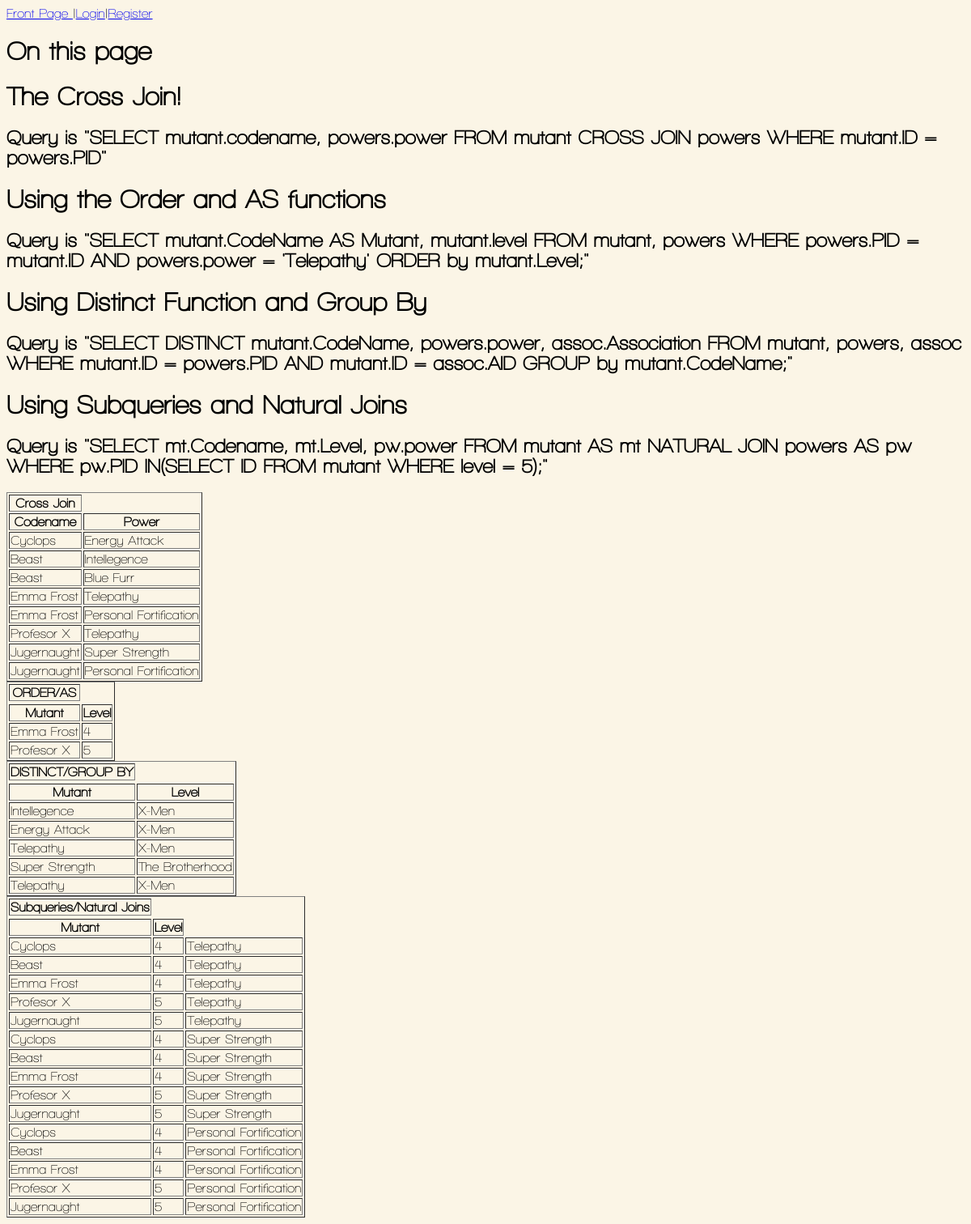
The app's page /mysqlfu.php with its own data.
### tables this page shows
CREATE TABLE `Mutant` (
  `ID` int(15) NOT NULL auto_increment,
  `CodeName` varchar(35) NOT NULL default '',
  `BirthName` varchar(35) NOT NULL default '',
  `Level` int(5) NOT NULL default '0',
  `Address` varchar(40) NOT NULL default '',
  `BossID` int(15) NOT NULL default '0',
  PRIMARY KEY  (`ID`)
);

CREATE TABLE `Powers`(
	PID int(3) NOT NULL,
	Power varchar(35) NOT NULL
);

### mysqlfu.php (the view)
<html>
<?
include 'header.php';
echo "<h1>On this page</h1>";
echo "<h1>The Cross Join!</h1>";
echo "<h2>Query is \"SELECT mutant.codename, powers.power FROM mutant CROSS JOIN powers WHERE mutant.ID = powers.PID\"</h2>";
echo "<h1>Using the Order and AS functions</h1>";
echo "<h2>Query is \"SELECT mutant.CodeName AS Mutant, mutant.level FROM mutant, powers WHERE powers.PID = mutant.ID AND powers.power = 'Telepathy' ORDER by mutant.Level;\"</h2>";
echo "<h1>Using Distinct Function and Group By </h1>";
echo "<h2>Query is \"SELECT DISTINCT mutant.CodeName, powers.power, assoc.Association FROM mutant, powers, assoc WHERE mutant.ID = powers.PID AND mutant.ID = assoc.AID GROUP by mutant.CodeName;\"</h2>";
echo "<h1>Using Subqueries and Natural Joins</h1>";
echo "<h2>Query is \"SELECT mt.Codename, mt.Level, pw.power FROM mutant AS mt NATURAL JOIN powers AS pw WHERE pw.PID IN(SELECT ID FROM mutant WHERE level = 5);\"</h2>";
$query = "SELECT mutant.codename, powers.power FROM mutant CROSS JOIN powers WHERE mutant.ID = powers.PID";
$result = mysql_query($query,$con) or die('</br>Could grab into table '.mysql_error());
echo "<table border='1'>";
echo "<tr><th>Cross Join</th></tr>";
echo "<tr><th>Codename</th><th>Power</th></tr>";
while($row = mysql_fetch_array($result)){
echo "<tr><td>";
echo $row['codename'];
echo "</td><td>";
echo $row['power'];
echo "</td></tr>";
}
$query = "SELECT mutant.CodeName AS Mutant, mutant.level FROM mutant, powers WHERE powers.PID = mutant.ID AND powers.power = 'Telepathy' ORDER by mutant.Level;";
$result = mysql_query($query,$con) or  die('</br>Could grab into table '.mysql_error());
echo "<table border='1'>";
echo "<tr><th>ORDER/AS</th><tr>";
echo "<tr><th>Mutant</th><th>Level</th></tr>";
while($row = mysql_fetch_array($result)){
echo "<tr><td>";
echo $row['Mutant'];
echo "</td><td>";
echo $row['level'];
echo "</td></tr>";
}
$query = "SELECT DISTINCT mutant.CodeName, powers.power, assoc.Association FROM mutant, powers, assoc WHERE mutant.ID = powers.PID AND mutant.ID = assoc.AID GROUP by mutant.CodeName;";
$result = mysql_query($query,$con) or  die('</br>Could grab into table '.mysql_error());
echo "<table border='1'>";
echo "<tr><th>DISTINCT/GROUP BY</th><tr>";
echo "<tr><th>Mutant</th><th>Level</th></tr>";
while($row = mysql_fetch_array($result)){
echo "<tr><td>";
echo $row['power'];
echo "</td><td>";
echo $row['Association'];
echo "</td></tr>";
}
$query = "SELECT mt.Codename, mt.Level, pw.power FROM mutant AS mt NATURAL JOIN powers AS pw WHERE pw.PID IN(SELECT ID FROM mutant WHERE level = 5);";
$result = mysql_query($query,$con) or  die('</br>Could grab into table '.mysql_error());
echo "<table border='1'>";
echo "<tr><th>Subqueries/Natural Joins</th><tr>";
echo "<tr><th>Mutant</th><th>Level</th></tr>";
while($row = mysql_fetch_array($result)){
echo "<tr><td>";
echo $row['Codename'];
echo "</td><td>";
echo $row['Level'];
echo "</td><td>";
echo $row['power'];
echo "</td></tr>";
}
?>
</html>

### header.php (shortened to what this page needs)
<html>
<?php
	if(isset($_SESSION['firstname'])){
		echo "<a href=\"MutantRegistry.php\">Front Page </a>|";
		echo "<a href=\"user_list.php\">View User List</a>|";
		echo "<a href=\"addMutant.php\">Add Mutant</a>|";
		echo "<a href=\"viewMutants.php\">View Mutants</a>|";
		echo "<a href=\"addColl.php\">Add Collaborator</a>|";
		echo "<a href=\"viewColl.php\">View Collborator</a>|";
		echo "<a href=\"searchCollaborator.php\">Search Collaborator</a>|";
		echo "<a href=\"searchMutant.php\">Search Mutants</a>|";
		echo "<a href=\"mysqlfu.php\">mysqlfu</a>|";
		echo "<a href=\"logout.php\">Logout</a>";
	}
	else{
		echo "<a href=\"MutantRegistry.php\">Front Page </a>|";
		echo "<a href=\"login.php\">Login</a>|";
		echo "<a href=\"register.php\">Register</a>";
	}
?>
<link rel="stylesheet" type="text/css" href="CSS/style.css"/>
</html>

### CSS/style.css (style rules this page uses)
html { background-color:#FBF5E6; font-family: walkway,sans-serif; }

### records on screen
mutant: CodeName "Cyclops", powers.Power "Energy Attack"
mutant: CodeName "Beast", powers.Power "Intellegence", powers.Power "Blue Furr"
mutant: CodeName "Emma Frost", powers.Power "Telepathy", powers.Power "Personal Fortification", Level "4"
mutant: CodeName "Profesor X", powers.Power "Telepathy", Level "5"
mutant: CodeName "Jugernaught", powers.Power "Super Strength", powers.Power "Personal Fortification"

### other values on screen
$row['power'] "Intellegence"
$row['Association'] "X-Men"
$row['power'] "Energy Attack"
$row['power'] "Telepathy"
$row['power'] "Super Strength"
$row['Association'] "The Brotherhood"
$row['Codename'] "Cyclops"
$row['Level'] "4"
$row['Codename'] "Beast"
$row['Codename'] "Emma Frost"
$row['Codename'] "Profesor X"
$row['Level'] "5"
$row['Codename'] "Jugernaught"
$row['power'] "Personal Fortification"
